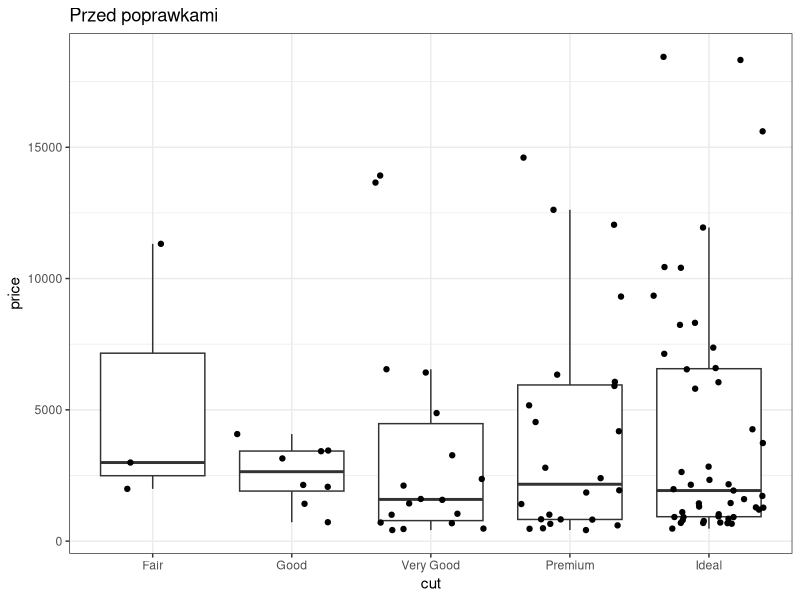
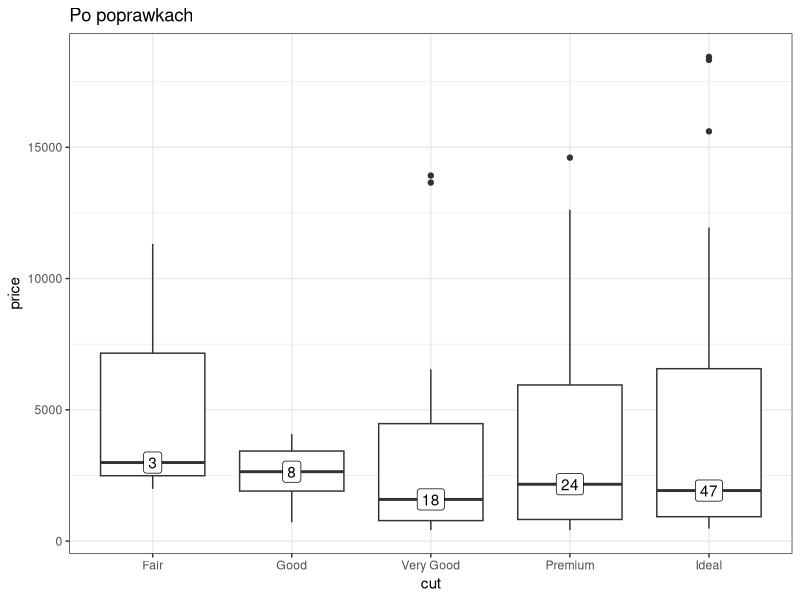
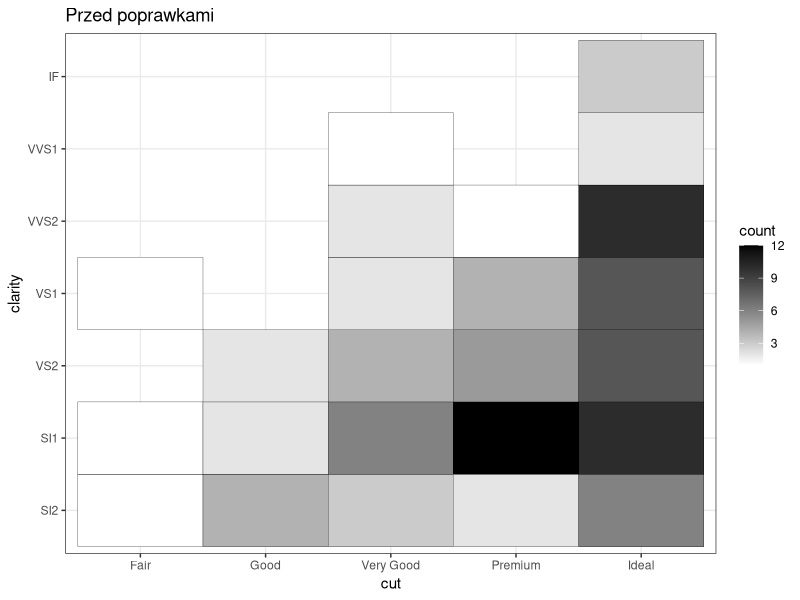
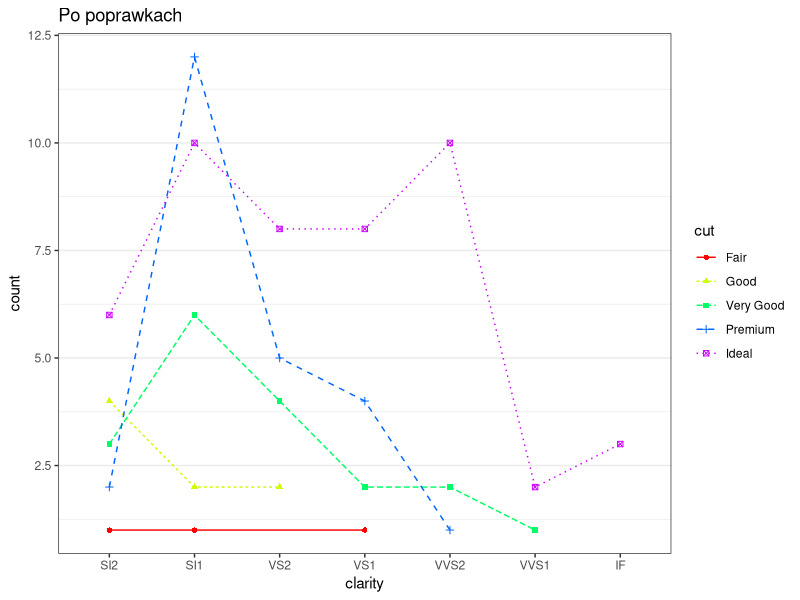
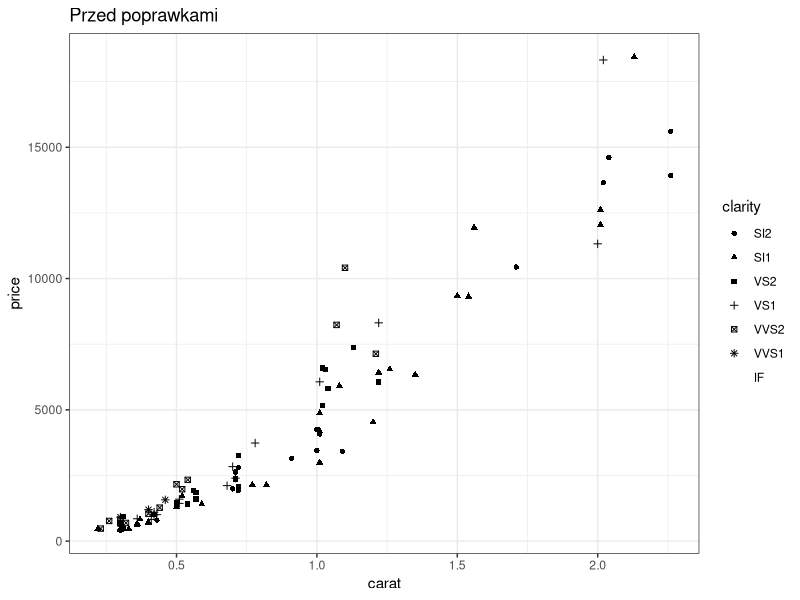
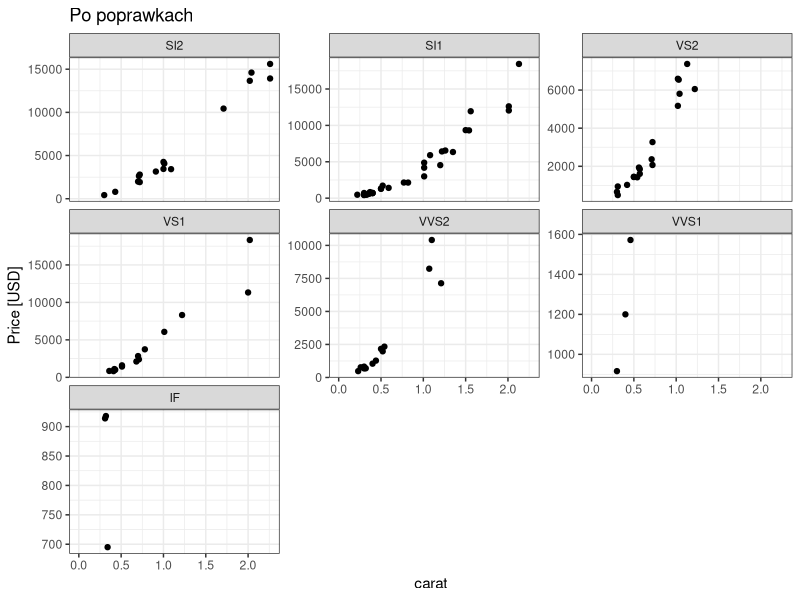
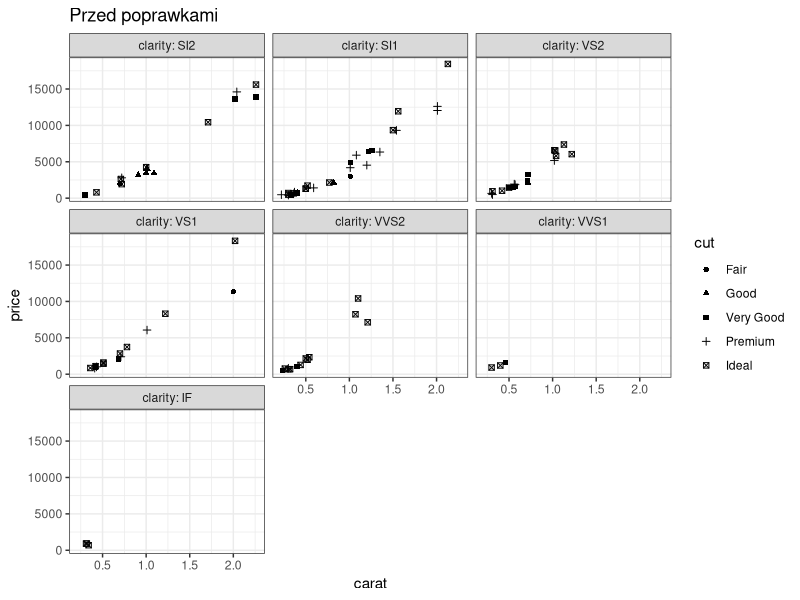
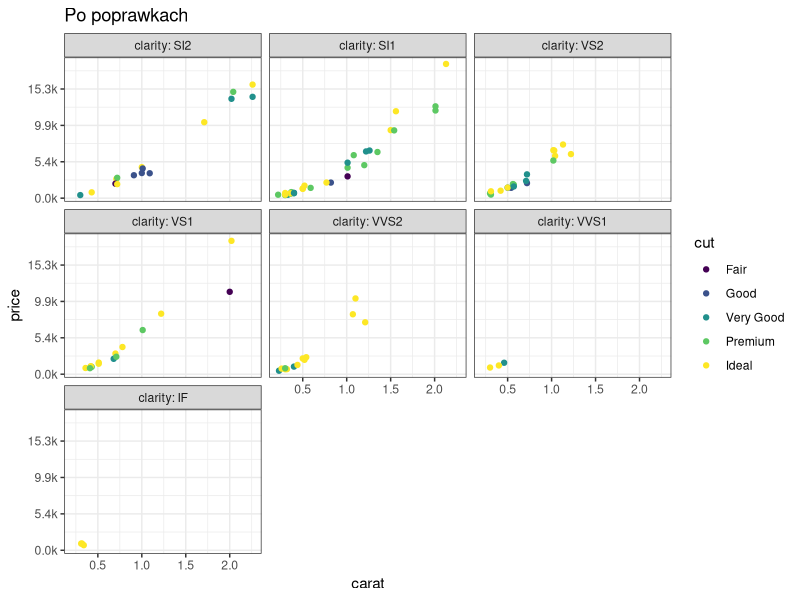

Source code (R) for these figures, in order:
## ---- chunk 1
knitr::opts_chunk$set(echo = FALSE, warning = FALSE, message = FALSE)
library(dplyr)
library(ggplot2)
library(ggthemes)
theme_set(theme_bw())
library(patchwork)
## ---- chunk 2
set.seed(15390)
dat <- droplevels(diamonds[sample(1L:nrow(diamonds), 100), ])
## ---- chunk 3
p_old <- ggplot(dat, aes(x = cut, y = price)) +
  geom_boxplot(outlier.color = NA) +
  geom_point(position = "jitter") +
  ggtitle("Przed poprawkami")

cut_dat <- group_by(dat, cut) %>% 
  summarise(cnt = length(cut),
            med = median(price))

p_new <- ggplot(dat, aes(x = cut, y = price)) +
  geom_boxplot() +
  geom_label(data = cut_dat, mapping = aes(label = cnt, y = med)) +
  ggtitle("Po poprawkach")

p_old
p_new
## ---- chunk 4
hm_dat <- group_by(dat, cut, clarity) %>% 
  summarise(count = length(price))

ggplot(hm_dat, aes(x = cut, y = clarity, fill = count)) +
  geom_tile(color = "black") +
  scale_fill_gradient(low = "white", high = "black") +
  ggtitle("Przed poprawkami")

ggplot(hm_dat, aes(x = clarity, y = count, shape = cut, color = cut,
                   group = cut, linetype = cut)) +
  geom_point() +
  geom_line() +
  scale_color_manual(values = rainbow(5)) +
  ggtitle("Po poprawkach") +
  theme(panel.grid.major.x = element_blank())

## ---- chunk 5
ggplot(dat, aes(x = carat, y = price, shape = clarity)) +
  geom_point() +
  ggtitle("Przed poprawkami")

ggplot(dat, aes(x = carat, y = price)) +
  geom_point() +
  facet_wrap(~ clarity, scales = "free_y") +
  scale_x_continuous(limits = c(0, max(dat[["carat"]]))) +
  scale_y_continuous("Price [USD]") +
  ggtitle("Po poprawkach")

## ---- chunk 6
ggplot(dat, aes(x = carat, y = price, shape = cut)) +
  geom_point() +
  facet_wrap(~ clarity, labeller = label_both) +
  ggtitle("Przed poprawkami")

ggplot(dat, aes(x = carat, y = price, color = cut)) +
  geom_point() +
  scale_y_continuous(labels = scales::label_number(scale = 1/1e3, suffix = "k",
                                                   accuracy = 0.9)) +
  facet_wrap(~ clarity, labeller = label_both) +
  ggtitle("Po poprawkach")
## ---- chunk 7
ggplot(dat, aes(x = cut)) +
  geom_bar() +
  facet_grid(cut ~ clarity, labeller = label_both) +
  ggtitle("Przed poprawkami")
## ---- chunk 8
group_by(dat, cut, clarity) %>% 
  summarise(count = length(cut)) %>% 
  ggplot(aes(x = cut, y = clarity, size = count, color = count)) +
  geom_point() +
  ggtitle("Po poprawkach")
## ---- chunk 9
ggplot(dat, aes(x = price)) +
  geom_histogram() +
  facet_wrap(~ cut, labeller = label_both) +
  ggtitle("Przed poprawkami")

ggplot(dat, aes(x = price)) +
  geom_histogram() +
  facet_wrap(~ cut, labeller = label_both, scales = "free") +
  ggtitle("Po poprawkach") + 
  scale_x_continuous(limits = c(0, 19000)) + 
  scale_y_continuous(limits = c(0,14.6))
